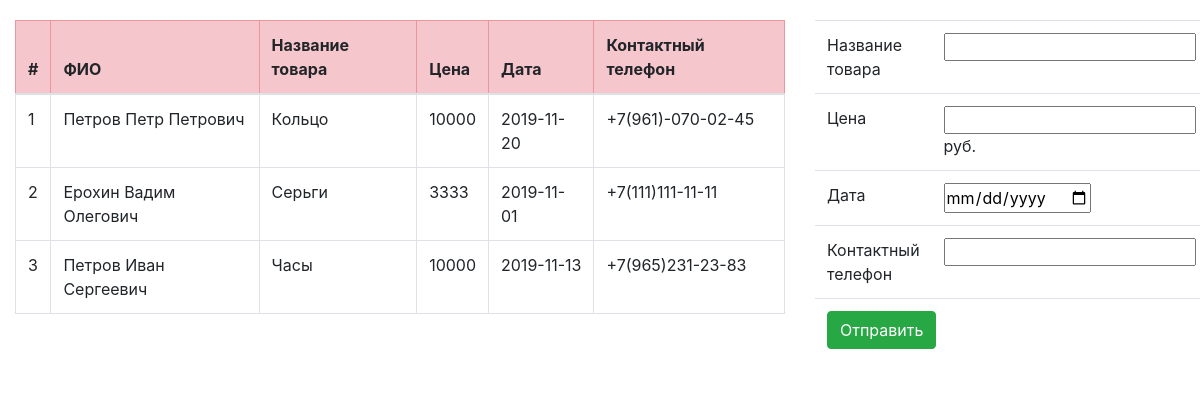
The page /Add_order.php on the database its author committed.
### tables this page shows
CREATE TABLE `products` (
  `id` int(11) NOT NULL,
  `FULL NAME` varchar(30) NOT NULL,
  `PRODUCT` varchar(50) NOT NULL,
  `PRICE` int(10) NOT NULL,
  `DATE` date NOT NULL,
  `TELEPHONE` varchar(17) NOT NULL
);

### send.php (called while the page is built, shortened)
<?php
$host = 'localhost';
$user = 'root';
$pass = "";
$db_name = 'products';
$link = mysqli_connect($host,$user,$pass,$db_name);
mysqli_set_charset($link,'utf8');
$sql = mysqli_query($link,'SELECT `FULL NAME`, `PRODUCT`,`PRICE`,`DATE`,`TELEPHONE` FROM `products` ');
?>

### Add_order.php (the view, shortened to what this page needs)
<!DOCTYPE html>
<html lang="en">
<head>
  <link rel="stylesheet" href="css/style.css" type="text/css">
  <link rel="stylesheet" href="css/bootstrap.min.css" type="text/css">
</head>
<body>
<?php  require_once  'send.php'?>
<div class="container-fluid" style="margin-top: 20px">
    <div class="row">
        <div class="col-md-8">
            <table class="table table-bordered ">
                <thead class="table-danger">
                    <tr>
                        <th>#</th>
                        <th>ФИО</th>
                        <th>Название товара</th>
                        <th>Цена</th>
                        <th>Дата</th>
                        <th>Контактный телефон</th>
                    </tr>
                </thead>
                <tbody>
                    <?php
                    $number_of_rows = 1;
                    while($result = mysqli_fetch_array($sql)) {
                        echo '<tr>';
                        echo '<td>' . $number_of_rows . '</td>';
                        echo '<td>' . $result['FULL NAME'] . '</td>';
                        echo '<td>' . $result['PRODUCT'] . '</td>';
                        echo '<td>' . $result['PRICE'] . '</td>';
                        echo '<td>' . $result['DATE'] . '</td>';
                        echo '<td>' . $result['TELEPHONE'] . '</td> </tr>';
                        $number_of_rows++;
                    }
                    ?>
                </tbody>
            </table>
        </div>
        <div class="col-md-4">
            <form method="post" action="send.php">
                <table class="table table-bordered>
                    <tr>
                        <td>Фамилия Имя Отчество: </td>
                        <td><input type="text" name="Name_of_user" required></td>
                    <tr>
                        <td>Название товара</td>
                        <td><input type="text" name="Name_of_product" required></td>
                    </tr>
                    <tr>
                        <td>Цена</td>
                        <td><input type="number" size="10" name="Price" required>руб.</td>
                    </tr>
                    <tr>
                        <td>Дата</td>
                        <td><input type="date" name="Date" required></td>
                    </tr>
                    <tr>
                        <td>Контактный телефон</td>
                        <td><input type="text" id="tel" value="" name="Tel" required></td>
                    </tr>
                    <tr class="table">
                        <td colspan="2"><input class="btn mb-2 btn-success"  type="submit" value="Отправить"></td>
                    </tr>
                </table>
            </form>
        </div>
    </div>
</div>
</body>
</html>

### css/style.css (style rules this page uses)
* { box-sizing: border-box; margin: 0px; padding: 0px; }
body { background-color: #f5f8fa; }

### rows shown on the page
products: FULL NAME "Петров Петр Петрович", PRODUCT "Кольцо", PRICE "10000", DATE "2019-11-20", TELEPHONE "+7(961)-070-02-45"
products: FULL NAME "Ерохин Вадим Олегович", PRODUCT "Серьги", PRICE "3333", DATE "2019-11-01", TELEPHONE "+7(111)111-11-11"
products: FULL NAME "Петров Иван Сергеевич", PRODUCT "Часы", PRICE "10000", DATE "2019-11-13", TELEPHONE "+7(965)231-23-83"
